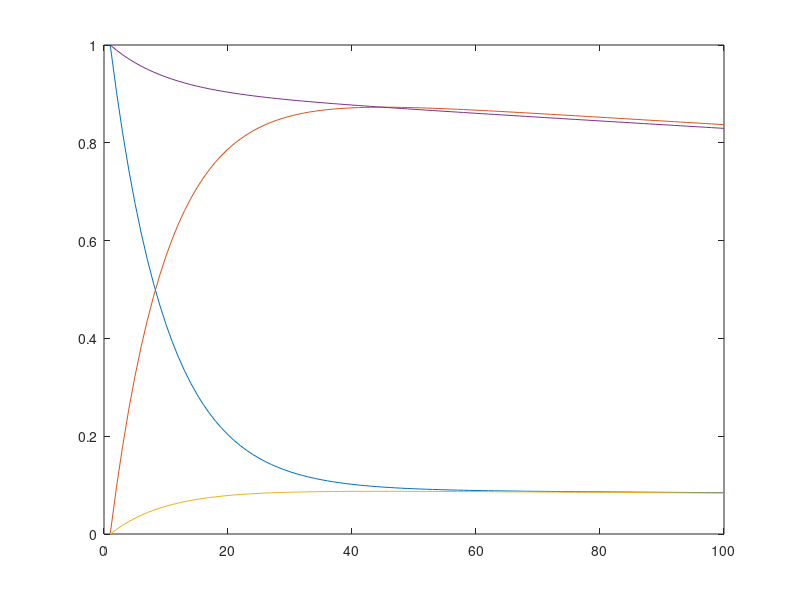

Here is the MATLAB script that generated this plot: (Note: this script raises an error after producing the figure.)
K = [-0.1 0.01;
     0.1  -0.011];
[v,d] = eig(K);
iv = inv(v);

P0 = [1 0;
      0 1];
t = 0:1:99;
P = zeros([length(t),numel(P0)]);
for i = 1:length(t)
    x = v*diag(exp(diag(d)*t(i)))/v*P0;
%     x = expm(K*t(i))*P0;
    P(i,:) = x(:);
end
figure; plot(P)

dat = load('KPop.dat');
figure; plot(dat(:,2:end));